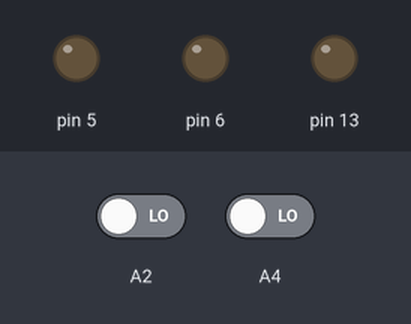
The sketch below on a simulated Arduino Uno, built with avr-gcc and run on an emulated ATmega328P. Shown: output pins drawn as LEDs (lit = HIGH). Inputs (shaded band) come from the test bench; at power-on: A2 LOW, A4 LOW.

Above: at 1.2 s.
1.3 s: A2 driven HIGH
At 1.9 s:
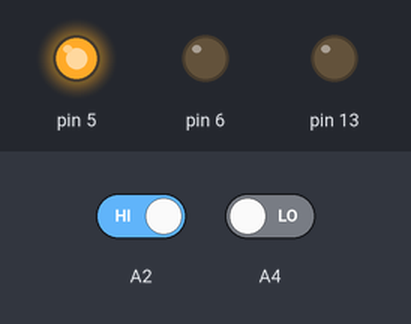
At 3.3 s:
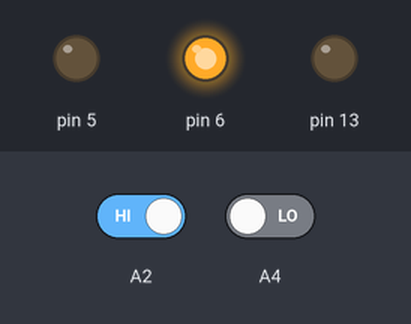
Timing chart, 0 to 9.0 s (numbered marks = the images above; inputs shaded):
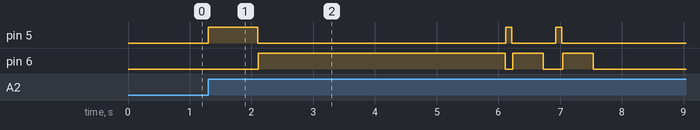

The sketch:

reel-A.ino
```cpp
int stopFlag = false;

// 은성 릴 콘트롤용 코드
// 핀 출력을 주고 적어도 100ms 쉬어주어야
// 은성 릴이 다음 동작을 위한 출력이 가능하다.


void setup() {
  pinMode (5, OUTPUT);
  pinMode(6, OUTPUT);
  pinMode(13, OUTPUT);

  pinMode(A2, INPUT);
  pinMode(A4, INPUT);

  stopFlag = false;
}

void loop() {
 if (digitalRead(A2) == HIGH) {

 // dead fish pattern
  longWinding();
  shortWinding();
  shortWinding();
  delay(2000);
  shortWinding();
  shortWinding();
  shortWinding();
  delay(3000);

 }


 // ok or stop button
   if (digitalRead(A4) == HIGH && stopFlag == false)
   {
      //stopFlag = true;
      digitalWrite(5, HIGH);
      delay(100);
      //digitalWrite(5, LOW);
      //delay(100);

   }

   if (digitalRead(A4) == LOW && stopFlag == false)
   {
      stopFlag = true;
      //digitalWrite(5, HIGH);
      //delay(100);
      digitalWrite(5, LOW);
      delay(100);

   }

    if (digitalRead(A4) == HIGH && stopFlag == true)
     {
      stopFlag = false;
      digitalWrite(6, HIGH);
      delay(2000);
      digitalWrite(6, LOW);
      delay(200);
     }


}

void shortWinding()
{
  digitalWrite(5, HIGH);
  delay(100);
  digitalWrite(5, LOW);
  delay(10);
  digitalWrite(6, HIGH);
  delay(500);
  digitalWrite(6, LOW);
  delay(200);

}

void longWinding()
{
  digitalWrite(5, HIGH);
  delay(800);
  digitalWrite(5, LOW);
  delay(10);
  digitalWrite(6, HIGH);
  delay(4000);
  digitalWrite(6, LOW);
  delay(10);
}
```

Measured:
- after the input at 1.3 s, pin 5: goes HIGH 0.80 s, LOW 4.0 s, HIGH 0.10 s, LOW 0.71 s, HIGH 0.10 s, then LOW, starting at once; pin 6: goes HIGH 4.0 s, LOW 0.12 s, HIGH 0.50 s, LOW 0.31 s, HIGH 0.50 s, then LOW, starting after 0.81 s
